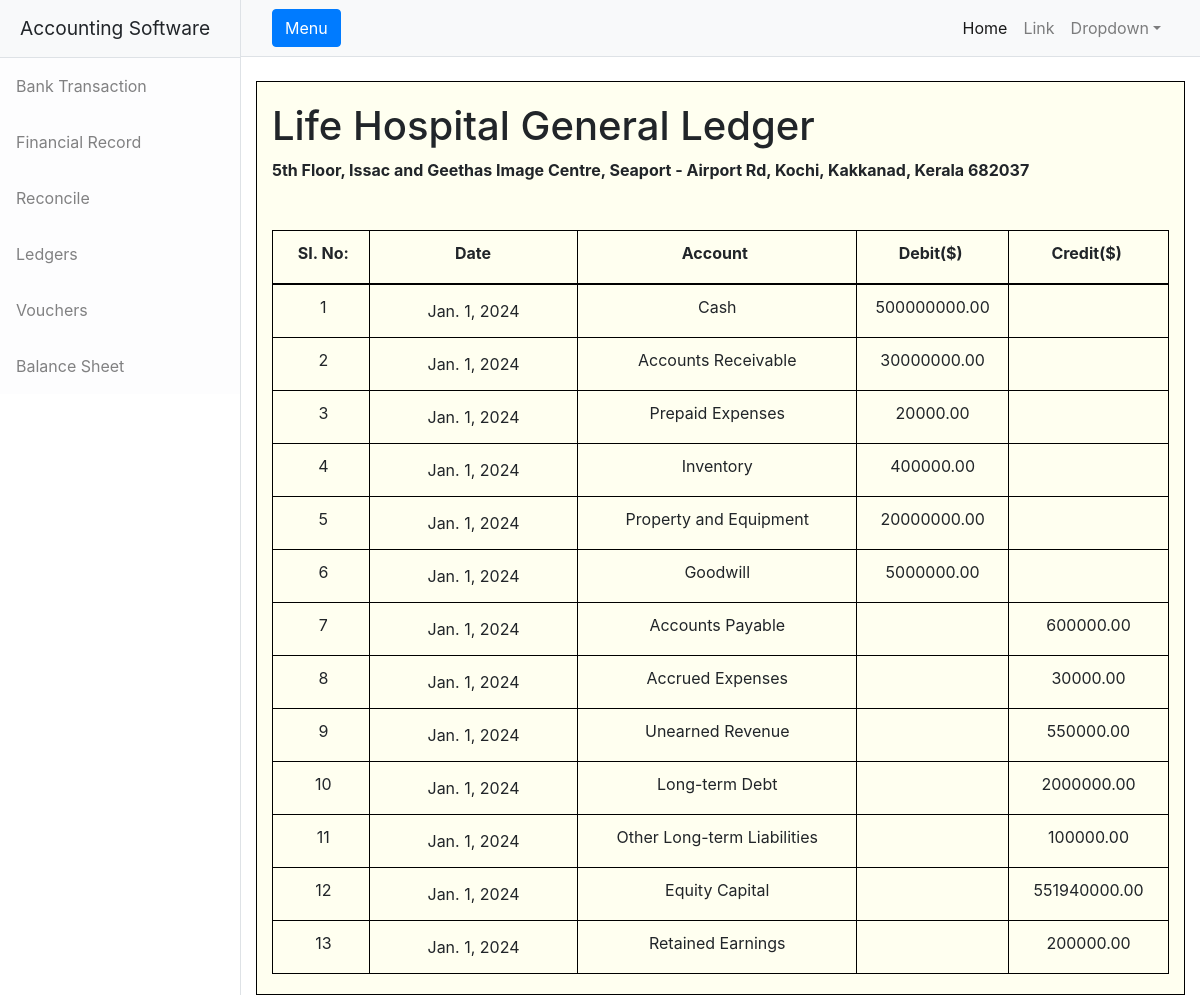
/Ledger (signed in), run on the app's committed database.
### Lifeapp/models.py (models this page shows, shortened)
class GeneralLedger(models.Model):
    Date = models.DateField()
    Account = models.CharField(max_length=255)
    Debit = models.DecimalField(max_digits=15, decimal_places=2, null=True, blank=True)
    Credit = models.DecimalField(max_digits=15, decimal_places=2, null=True, blank=True)

### Lifeapp/views.py (the view)
# urls.py: path('Ledger', views.ledger, name='ledger'),
@login_required
def ledger(request):
    Generalledger = GeneralLedger.objects.all()
    context = {
        'Generalledger' : Generalledger
    }
    return render(request,'ledger.html', context)

### template/ledger.html (shortened to what this page needs)
{% extends 'base.html' %}
{% block content %}
<br>
        <div class="container">
            <h1>Life Hospital General Ledger</h1>
            <strong>5th Floor, Issac and Geethas Image Centre, Seaport - Airport Rd, Kochi, Kakkanad, Kerala 682037</strong>
            <br>
            <br>
            <br>
            <table style="text-align: center; border-collapse: collapse; width: 100%;">
                <thead>
                    <tr style="border-bottom: 2px solid #000;">
                        <th class="SI" style="border: 1px solid #000;"><label>SI. No:</label></th>
                        <th class="Date" style="border: 1px solid #000;"><label>Date</label></th>
                        <th class="Particular" style="border: 1px solid #000;"><label>Account</label></th>
                        <th class="bal" style="border: 1px solid #000;"><label>Debit($)</label></th>
                        <th class="bal" style="border: 1px solid #000;"><label>Credit($)</label></th>
                    </tr>
                </thead>
                <tbody>
                    {% for general in Generalledger %}
                        <tr>
                            <td class="SI" style="border: 1px solid #000;"><label>{{ forloop.counter }}</label></td>
                            <td style="border: 1px solid #000;">{{ general.Date }}</td>
                            <td style="border: 1px solid #000;"><label>{{ general.Account }}</label></td>
                            <td style="border: 1px solid #000;"><label>{{ general.Debit|default:"" }}</label></td>
                            <td style="border: 1px solid #000;"><label>{{ general.Credit|default:"" }}</label></td>
                        </tr>
                    {% endfor %}
                </tbody>
            </table>
{% load static %}
<link rel="stylesheet" href="{% static 'css/sheet1.css' %}">
<link rel="stylesheet" href="https://stackpath.bootstrapcdn.com/bootstrap/4.3.1/css/bootstrap.min.css">
<link rel="stylesheet" href="https://cdnjs.cloudflare.com/ajax/libs/bootstrap-datepicker/1.9.0/css/bootstrap-datepicker.min.css">
{% endblock %}

### template/base.html (shortened to what this page needs)
<!DOCTYPE html>
<html lang="en">
    <head>
        {% load static %}
        <link rel="stylesheet" href="{% static 'css/styles.css' %}">
    </head>
    <body>
        <div class="d-flex" id="wrapper">
            <div class="border-end bg-white" id="sidebar-wrapper">
                <div class="sidebar-heading border-bottom bg-light">Accounting Software</div>
                <div class="list-group list-group-flush">
                    <a class="list-group-item list-group-item-action list-group-item-light p-3" href="{% url 'bank' %}">Bank Transaction</a>
                    <a class="list-group-item list-group-item-action list-group-item-light p-3" href="{% url 'financebook' %}">Financial Record</a>
                    <a class="list-group-item list-group-item-action list-group-item-light p-3" href="{% url 'reconcile' %}">Reconcile</a>
                    <a class="list-group-item list-group-item-action list-group-item-light p-3" href="{% url 'ledger' %}">Ledgers</a>
                    <a class="list-group-item list-group-item-action list-group-item-light p-3" href="{% url 'voucher' %}">Vouchers</a>
                    <a class="list-group-item list-group-item-action list-group-item-light p-3" href="{% url 'balancesheet' %}">Balance Sheet</a>
                </div>
            </div>
            <div id="page-content-wrapper">
                <nav class="navbar navbar-expand-lg navbar-light bg-light border-bottom">
                    <div class="container-fluid">
                        <button class="btn btn-primary" id="sidebarToggle">Menu</button>
                        <div class="collapse navbar-collapse" id="navbarSupportedContent">
                            <ul class="navbar-nav ms-auto mt-2 mt-lg-0">
                                <li class="nav-item active"><a class="nav-link" href="{% url 'index' %}">Home</a></li>
                                <li class="nav-item"><a class="nav-link" href="#!">Link</a></li>
                                <li class="nav-item dropdown">
                                    <a class="nav-link dropdown-toggle" id="navbarDropdown" href="{% url 'logout' %}" role="button" data-bs-toggle="dropdown" aria-haspopup="true" aria-expanded="false">Dropdown</a>
                                </li>
                            </ul>
                        </div>
                    </div>
                </nav>
                <div class="container-fluid">
                    {% block content %}
                    {% endblock %}
                </div>
            </div>
        </div>
    </body>
</html>

### static/css/sheet1.css (style rules this page uses)
.container { max-width: 835px; margin: 0 auto; padding: 20px; box-sizing: border-box; border: 1px solid black; background-color: ivory; }
.SI { padding-left: 15px; padding-right: 10px; padding-block: 10px; }
.Date { padding-left: 64px; padding-right: 65px; }
.Particular { padding-left: 75px; padding-right: 80px; }
.bal { padding-right: 30px; padding-left: 26px; }

### data on the page
GeneralLedger: Date "Jan. 1, 2024", Account "Cash", Debit "500000000.00"
GeneralLedger: Date "Jan. 1, 2024", Account "Accounts Receivable", Debit "30000000.00"
GeneralLedger: Date "Jan. 1, 2024", Account "Prepaid Expenses", Debit "20000.00"
GeneralLedger: Date "Jan. 1, 2024", Account "Inventory", Debit "400000.00"
GeneralLedger: Date "Jan. 1, 2024", Account "Property and Equipment", Debit "20000000.00"
GeneralLedger: Date "Jan. 1, 2024", Account "Goodwill", Debit "5000000.00"
GeneralLedger: Date "Jan. 1, 2024", Account "Accounts Payable", Credit "600000.00"
GeneralLedger: Date "Jan. 1, 2024", Account "Accrued Expenses", Credit "30000.00"
GeneralLedger: Date "Jan. 1, 2024", Account "Unearned Revenue", Credit "550000.00"
GeneralLedger: Date "Jan. 1, 2024", Account "Long-term Debt", Credit "2000000.00"
GeneralLedger: Date "Jan. 1, 2024", Account "Other Long-term Liabilities", Credit "100000.00"
GeneralLedger: Date "Jan. 1, 2024", Account "Equity Capital", Credit "551940000.00"
GeneralLedger: Date "Jan. 1, 2024", Account "Retained Earnings", Credit "200000.00"
